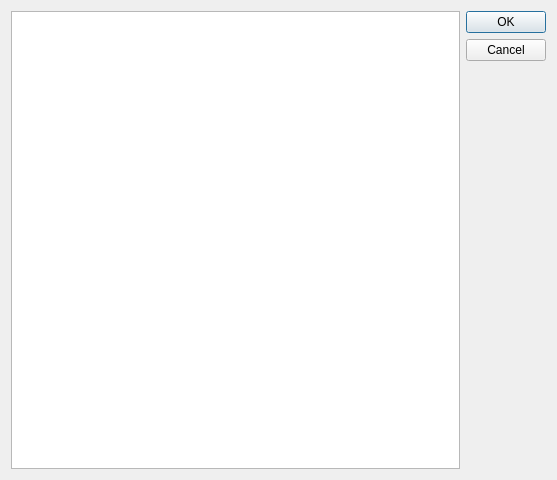
<?xml version="1.0" encoding="UTF-8"?>
<ui version="4.0">
 <class>newAnalysisDlg</class>
 <widget class="QWidget" name="newAnalysisDlg">
  <property name="geometry">
   <rect>
    <x>0</x>
    <y>0</y>
    <width>557</width>
    <height>480</height>
   </rect>
  </property>
  <layout class="QHBoxLayout" name="horizontalLayout">
   <item>
    <widget class="QListWidget" name="listWidget"/>
   </item>
   <item>
    <widget class="QDialogButtonBox" name="buttonBox">
     <property name="orientation">
      <enum>Qt::Vertical</enum>
     </property>
     <property name="standardButtons">
      <set>QDialogButtonBox::Cancel|QDialogButtonBox::Ok</set>
     </property>
    </widget>
   </item>
  </layout>
 </widget>
 <resources/>
 <connections/>
</ui>
